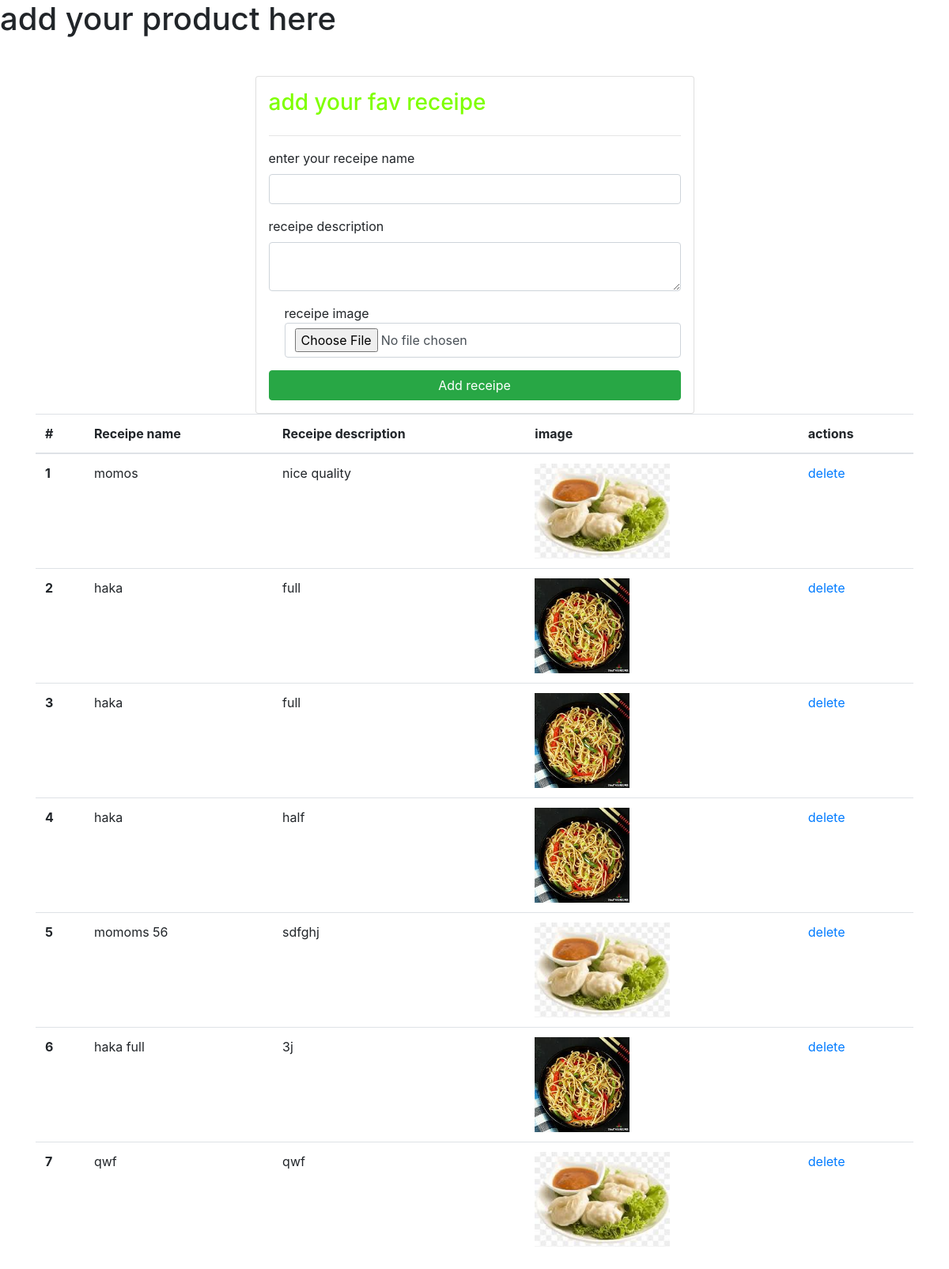
The app's page /receipes/, older data.
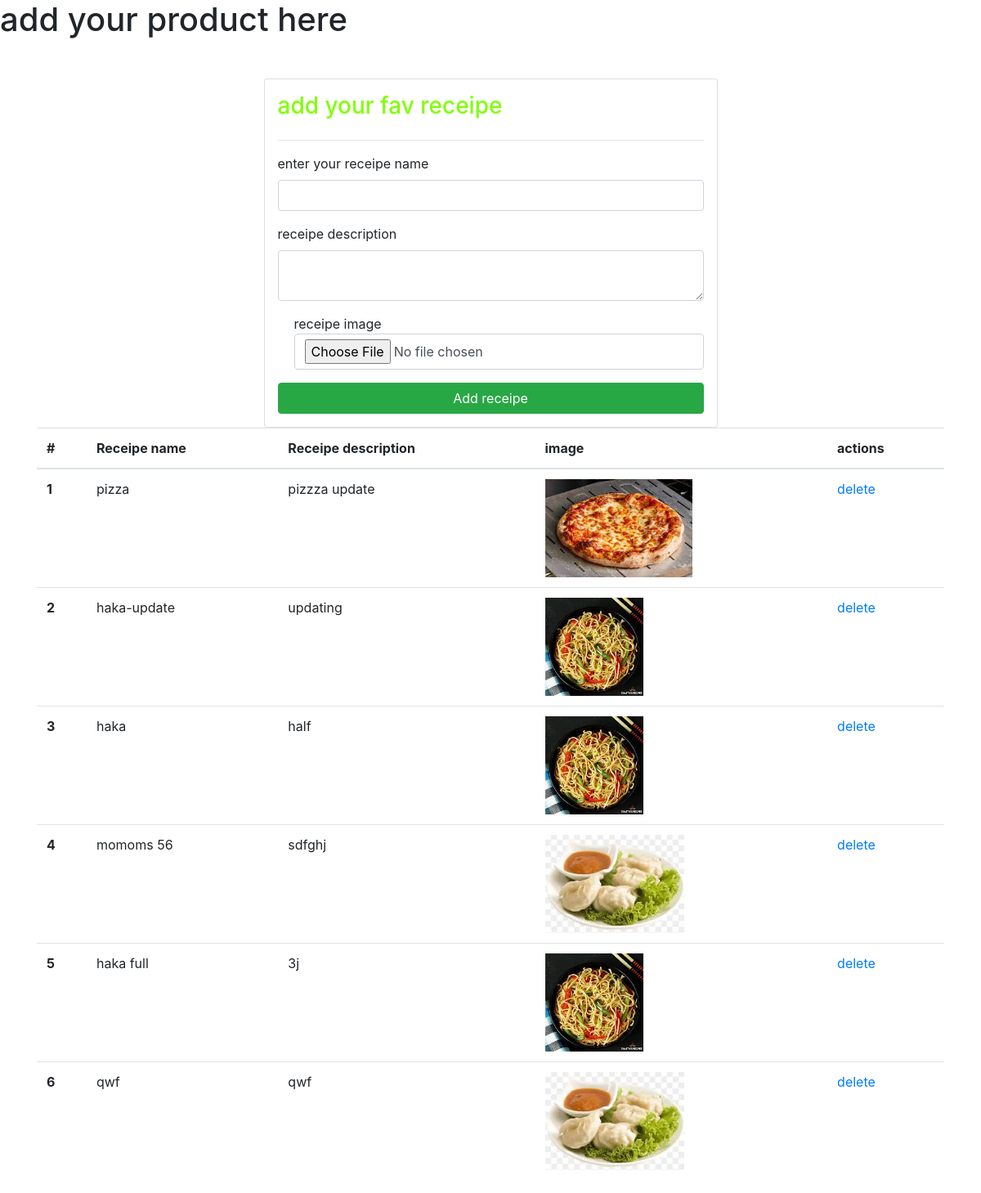
The same page, newer data.
### vege/models.py (models this page shows)
class Receipe(models.Model):
    receipe_name=models.CharField(max_length=100)
    receipe_description=models.TextField()
    receipe_image=models.ImageField(upload_to="receipe")

### vege/views.py (the view, shortened to what this page needs)
# urls.py: path('receipes/',receipes,name="receipes"),
def receipes(request):
    queryset=Receipe.objects.all()
    if request.GET.get('search'):
        queryset=queryset.filter(receipe_name__icontains=request.GET.get('search'))
    context={'receipes':queryset}
    return render(request,'receipes.html',context)

### vege/templates/receipes.html (shortened to what this page needs)
<!DOCTYPE html>
<html lang="en">
<head>
    <link rel="stylesheet" href="https://cdn.jsdelivr.net/npm/bootstrap@4.0.0/dist/css/bootstrap.min.css"
>
</head>
<body>
    <h1>add your product here</h1>
    <div class="container mt-5">
        <form class="col-6 mx-auto card p-3 shadow-lg" method="post" enctype="multipart/form-data">
            <h3 style="color: chartreuse;">add your fav receipe</h3>
            <hr>
            <div class="mb-3">
                <label for="exampleInputEmail1" class="form-label">enter your receipe name</label>
                <input name= "receipe_name" required ="text" class="form-control">
            </div>
            <div class="mb-3">
                <label for="exampleInputPassword1" class="form-label">receipe description</label>
    <textarea class="form-control" name="receipe_description" required></textarea>
            </div>
            <div class="mb-3 form-check">
                <label class="form-check-label"class="form-label">receipe image</label>
                <input name="receipe_image" type="file" class="form-control">
            </div>
            <button type="add receipe" class="btn btn-success">Add receipe</button>
        </form>
        <table class="table">
            <thead>
              <tr>
                <th scope="col">#</th>
                <th scope="col">Receipe name</th>
                <th scope="col">Receipe description</th>
                <th scope="col">image</th>
                <th scope="col">actions</th>
              </tr>
            </thead>
            <tbody>
{% for receipe in receipes %}
              <tr>
                <th scope="row">{{forloop.counter}}</th>
                <td>{{receipe.receipe_name}}</td>
                <td>{{receipe.receipe_description}}</td>
                <td>
<img src="/media/{{receipe.receipe_image}}" style="height: 120px;" ></td>
<td>
    <a href="/delete-receipe/{{receipe.id}}/" class="btn-btn-danger">delete</a>
</td>
              </tr>
              {% endfor %}
            </tbody>
          </table>
    </div>
</body>
</html>

Row changes from the older to the newer data that the page shows:
removed Receipe: receipe_name "momos", receipe_description "nice quality"
removed Receipe: receipe_name "haka", receipe_description "full"
added Receipe: receipe_name "pizza", receipe_description "pizzza update", shows a picture
changed Receipe: receipe_name "haka" → "haka-update"; receipe_description "full" → "updating"
